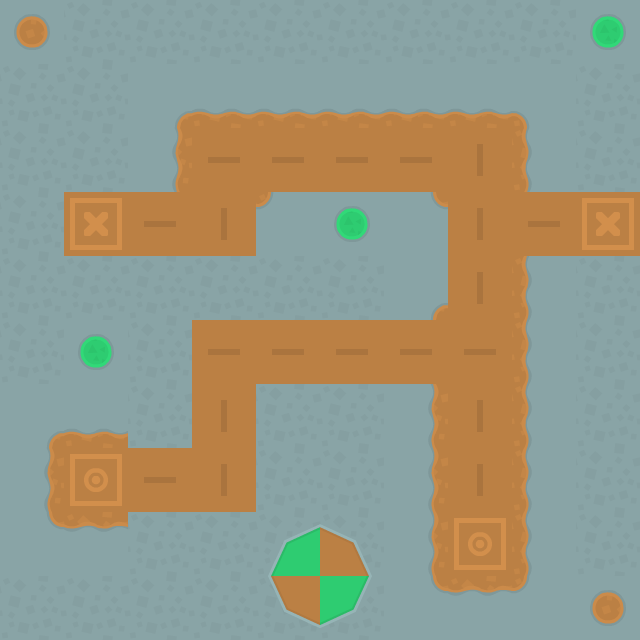

Rendered tile map (Tiled .tmx) drawn with the repository's tilesets; below, a short description and the full map source, tile grids included:
An orthogonal 10x10 tile map with 64x64 px tiles, 1 tile layer (TileLayer) and 11 objects (6x solid1, 5x solid2).

<map version="1.4" tiledversion="1.4.2" orientation="orthogonal" renderorder="right-down" width="10" height="10" tilewidth="64" tileheight="64" infinite="0" nextlayerid="3" nextobjectid="12">
 <tileset firstgid="1" name="towerDefense_tilesheet" tilewidth="64" tileheight="64" tilecount="299" columns="23">
  <image source="TileMap/Tilesheet/towerDefense_tilesheet.png" width="1472" height="832" />
 </tileset>
 <layer id="1" name="TileLayer" width="10" height="10">
  <data>
   <tile gid="262" />
   <tile gid="160" />
   <tile gid="160" />
   <tile gid="160" />
   <tile gid="160" />
   <tile gid="160" />
   <tile gid="160" />
   <tile gid="160" />
   <tile gid="173" />
   <tile gid="257" />
   <tile gid="160" />
   <tile gid="160" />
   <tile gid="213" />
   <tile gid="214" />
   <tile gid="214" />
   <tile gid="214" />
   <tile gid="214" />
   <tile gid="214" />
   <tile gid="215" />
   <tile gid="173" />
   <tile gid="160" />
   <tile gid="160" />
   <tile gid="236" />
   <tile gid="201" />
   <tile gid="201" />
   <tile gid="201" />
   <tile gid="201" />
   <tile gid="155" />
   <tile gid="238" />
   <tile gid="160" />
   <tile gid="160" />
   <tile gid="64" />
   <tile gid="201" />
   <tile gid="155" />
   <tile gid="261" />
   <tile gid="257" />
   <tile gid="259" />
   <tile gid="155" />
   <tile gid="201" />
   <tile gid="64" />
   <tile gid="173" />
   <tile gid="173" />
   <tile gid="173" />
   <tile gid="173" />
   <tile gid="160" />
   <tile gid="160" />
   <tile gid="213" />
   <tile gid="155" />
   <tile gid="238" />
   <tile gid="160" />
   <tile gid="160" />
   <tile gid="257" />
   <tile gid="160" />
   <tile gid="201" />
   <tile gid="201" />
   <tile gid="201" />
   <tile gid="201" />
   <tile gid="201" />
   <tile gid="238" />
   <tile gid="160" />
   <tile gid="213" />
   <tile gid="214" />
   <tile gid="160" />
   <tile gid="155" />
   <tile gid="160" />
   <tile gid="160" />
   <tile gid="236" />
   <tile gid="155" />
   <tile gid="238" />
   <tile gid="160" />
   <tile gid="236" />
   <tile gid="65" />
   <tile gid="201" />
   <tile gid="155" />
   <tile gid="160" />
   <tile gid="160" />
   <tile gid="236" />
   <tile gid="155" />
   <tile gid="238" />
   <tile gid="160" />
   <tile gid="259" />
   <tile gid="260" />
   <tile gid="160" />
   <tile gid="160" />
   <tile gid="83" />
   <tile gid="15" />
   <tile gid="236" />
   <tile gid="65" />
   <tile gid="238" />
   <tile gid="160" />
   <tile gid="160" />
   <tile gid="160" />
   <tile gid="160" />
   <tile gid="160" />
   <tile gid="37" />
   <tile gid="107" />
   <tile gid="259" />
   <tile gid="260" />
   <tile gid="261" />
   <tile gid="262" />
  </data>
 </layer>
 <objectgroup id="2" name="OjbjectLayer">
  <object id="1" name="solid1" x="64" y="448" width="64" height="64" />
  <object id="2" name="solid1" x="192" y="448" width="64" height="64" />
  <object id="3" name="solid1" x="192" y="320" width="64" height="64" />
  <object id="4" name="solid1" x="448" y="320" width="64" height="64" />
  <object id="5" name="solid1" x="448" y="192" width="64" height="64" />
  <object id="6" name="solid1" x="576" y="192" width="64" height="64" />
  <object id="7" name="solid2" x="448" y="512" width="64" height="64" />
  <object id="8" name="solid2" x="448" y="128" width="64" height="64" />
  <object id="9" name="solid2" x="192" y="128" width="64" height="64" />
  <object id="10" name="solid2" x="192" y="192" width="64" height="64" />
  <object id="11" name="solid2" x="64" y="192" width="64" height="64" />
 </objectgroup>
</map>
